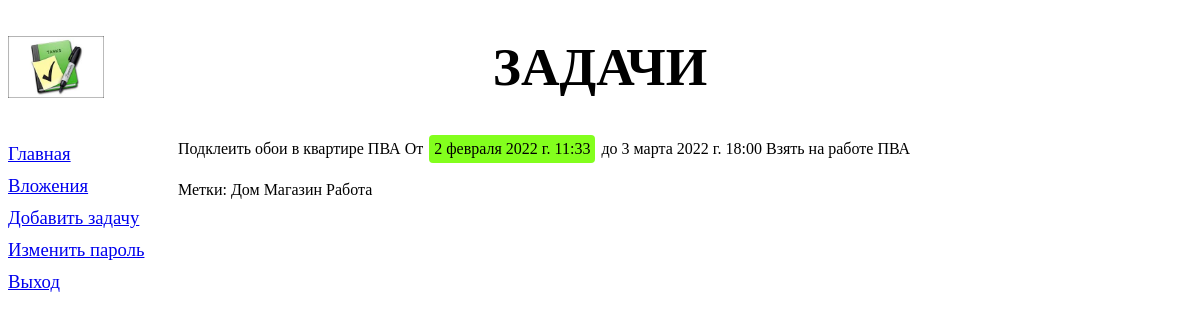
The page /task/2/ (signed in) on the database its author committed.
### tasks/models.py (models this page shows, shortened)
class Task(models.Model):
    class Repeat(models.IntegerChoices):
        NO_REPEAT = 0, 'Без повтора'
        EVERYDAY = 1, 'Ежедневно'
        EVERYWEEK = 2, 'Еженедельно'
        EVERYMONTH = 3, 'Ежемесячно'
        __empty__ = 'Выберите режим повтора'
    task = models.CharField(max_length=250, verbose_name='Задача')
    start = models.DateTimeField(verbose_name='Начало', null=True, blank=True)
    end = models.DateTimeField(verbose_name='Окончание', null=True, blank=True)
    repeat_mode = models.IntegerField(verbose_name='Режим повторения', null=True, blank=True,
                                      default=Repeat.NO_REPEAT, choices=Repeat.choices)
    priority = models.BooleanField(verbose_name='Важная')
    comment = models.CharField(max_length=250, verbose_name='Комментарий', null=True, blank=True)
    duration = models.FloatField(verbose_name='Трудоёмкость', null=True, blank=True)
    hard = models.BooleanField(verbose_name='Жёсткая')
    progress = models.IntegerField(verbose_name='Прогресс выполнения', null=True, blank=True)
    label = models.ManyToManyField('Label', blank=True, null=True,verbose_name='Метка')
    attachment = models.ManyToManyField('Attachment', blank=True, null=True, verbose_name='Вложение')
    user = models.ForeignKey(User, on_delete=models.SET_NULL, null=True, blank=True)
    class Meta:
        verbose_name_plural = 'Задачи'
        verbose_name = 'Задача'
        ordering = ['start']

class Label(models.Model):
    label = models.CharField(max_length=30, verbose_name='Метка')
    class Meta:
        verbose_name_plural = 'Метки'
        verbose_name = 'Метка'
        ordering = ['label']

### tasks/views.py (the view)
# urls.py: path('task/<int:pk>/', TaskDetaiView.as_view(), name='detail'),
class TaskDetaiView(LoginRequiredMixin, DetailView):
    model = Task
    template_name = 'tasks/detail.html'

### tasks/templates/tasks/detail.html
{% extends "layout/basic.html" %}
{% block content %}
    <div>
        <p> {{ object.task }} От <a class="datetime">{{ object.start }}</a> до {{ object.end }} {{ object.comment }}</p>
        <p>Метки:
        {% for lbl in object.label.all %}
            <a>{{ lbl.label }}</a>
        {% endfor %}
        </p>
    </div>
{% endblock %}

### tasks/static/tasks/style.css (style rules this page uses)
.datetime { background-color: #83ff1d; border: 1; border-radius: 4px; border-color: #0; border-width: 1px; color: black; padding: 5px; text-align: center; text-decoration: none; display: inline-block; font-size: 16px; margin: 2px 2px; }

### rows shown on the page
Task: task "Подклеить обои в квартире ПВА", start "2 февраля 2022 г. 11:33", end "3 марта 2022 г. 18:00", comment "Взять на работе ПВА"
Label: label "Дом"
Label: label "Магазин"
Label: label "Работа"
